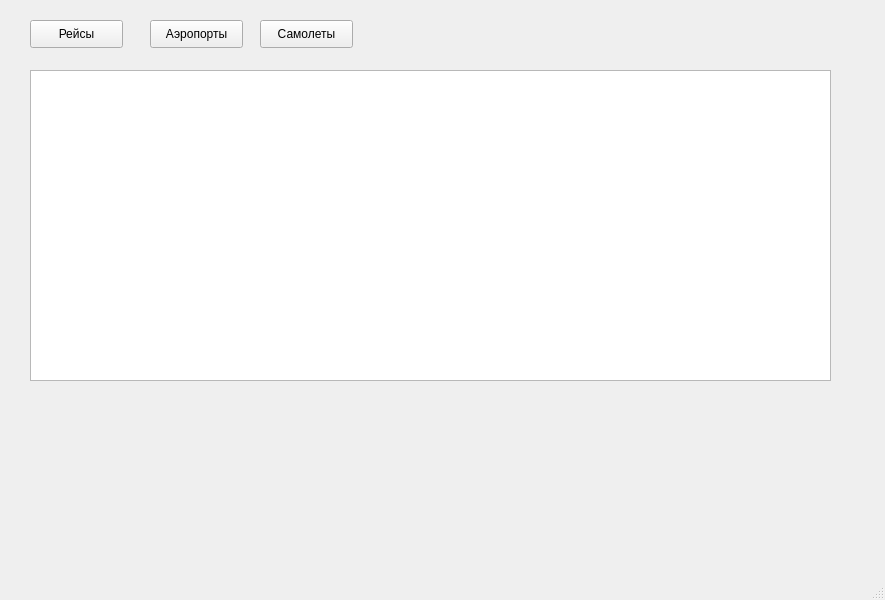
<?xml version="1.0" encoding="UTF-8"?>
<ui version="4.0">
 <class>MainWindow</class>
 <widget class="QMainWindow" name="MainWindow">
  <property name="geometry">
   <rect>
    <x>0</x>
    <y>0</y>
    <width>885</width>
    <height>600</height>
   </rect>
  </property>
  <property name="windowTitle">
   <string>MainWindow</string>
  </property>
  <widget class="QWidget" name="centralwidget">
   <widget class="QPushButton" name="FlightsButton">
    <property name="geometry">
     <rect>
      <x>30</x>
      <y>20</y>
      <width>93</width>
      <height>28</height>
     </rect>
    </property>
    <property name="text">
     <string>Рейсы</string>
    </property>
    <property name="autoRepeat">
     <bool>false</bool>
    </property>
    <property name="default">
     <bool>false</bool>
    </property>
    <property name="flat">
     <bool>false</bool>
    </property>
   </widget>
   <widget class="QPushButton" name="pushButton">
    <property name="geometry">
     <rect>
      <x>150</x>
      <y>20</y>
      <width>93</width>
      <height>28</height>
     </rect>
    </property>
    <property name="text">
     <string>Аэропорты</string>
    </property>
   </widget>
   <widget class="QPushButton" name="pushButton_2">
    <property name="geometry">
     <rect>
      <x>260</x>
      <y>20</y>
      <width>93</width>
      <height>28</height>
     </rect>
    </property>
    <property name="text">
     <string>Самолеты</string>
    </property>
   </widget>
   <widget class="QTableWidget" name="tableWidget">
    <property name="geometry">
     <rect>
      <x>30</x>
      <y>70</y>
      <width>801</width>
      <height>311</height>
     </rect>
    </property>
   </widget>
  </widget>
  <widget class="QMenuBar" name="menubar">
   <property name="geometry">
    <rect>
     <x>0</x>
     <y>0</y>
     <width>885</width>
     <height>26</height>
    </rect>
   </property>
  </widget>
  <widget class="QStatusBar" name="statusbar"/>
 </widget>
 <resources/>
 <connections/>
</ui>
